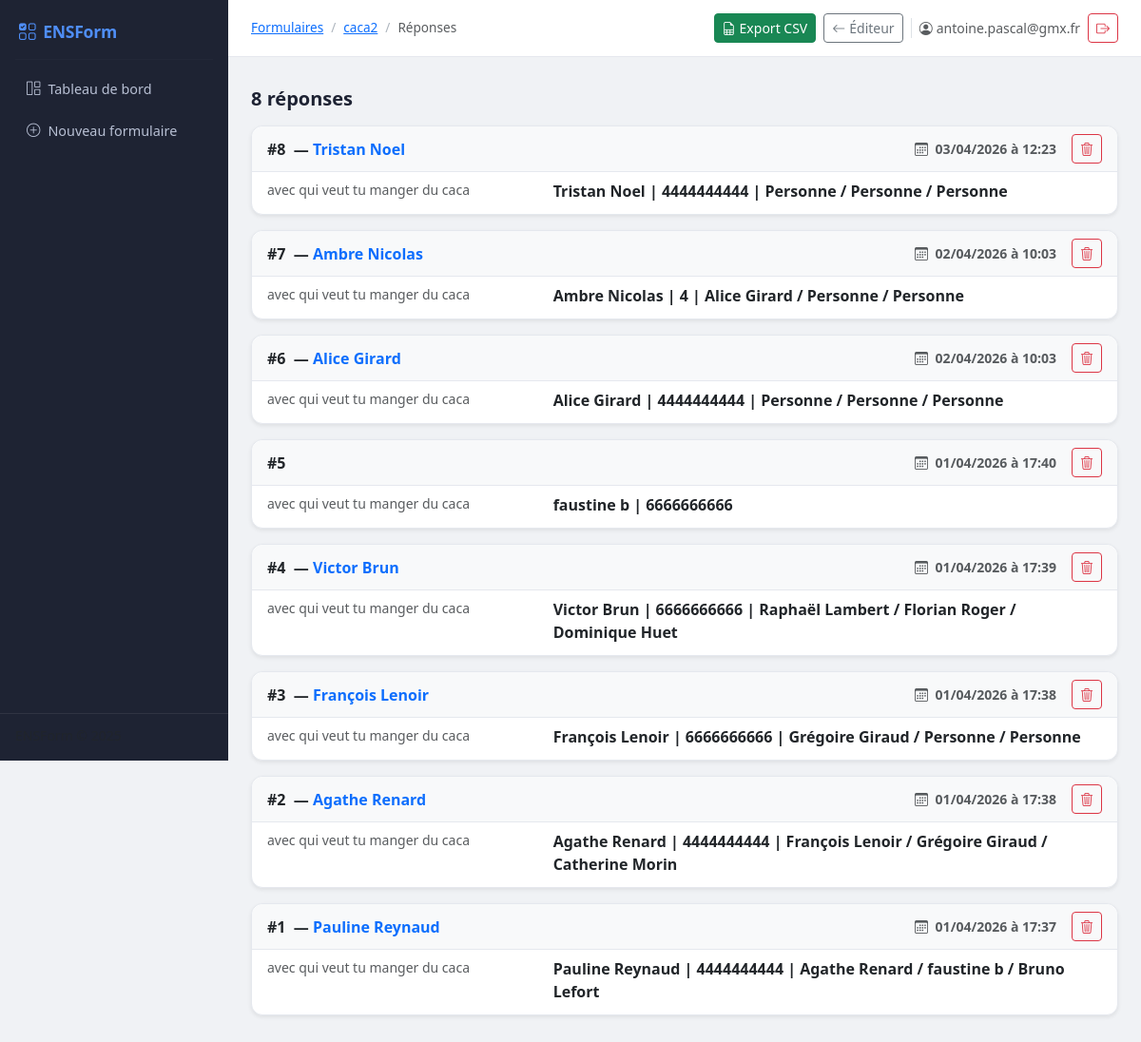
Page /admin/forms/2/responses (signed in) on the committed database.
### models.py (models this page shows, shortened)
class Form(db.Model):
    __tablename__ = "forms"
    id             = db.Column(db.Integer, primary_key=True)
    title          = db.Column(db.String(200), nullable=False)
    description    = db.Column(db.Text, default="")
    slug           = db.Column(db.String(200), nullable=False)
    public_id      = db.Column(db.String(10), unique=True, nullable=True)
    created_at     = db.Column(db.DateTime, default=datetime.utcnow)
    updated_at     = db.Column(db.DateTime, default=datetime.utcnow)
    is_published   = db.Column(db.Boolean, default=False)
    allow_multiple = db.Column(db.Boolean, default=True)
    owner_id       = db.Column(db.Integer, db.ForeignKey("admin_users.id"), nullable=True)
    owner          = db.relationship("AdminUser", backref="forms")
    questions    = db.relationship(
        "Question", back_populates="form",
        cascade="all, delete-orphan",
        order_by="Question.order", lazy=True,
    )
    responses    = db.relationship(
        "Response", back_populates="form",
        cascade="all, delete-orphan", lazy=True,
    )
    participants = db.relationship(
        "GroupParticipant", back_populates="form",
        cascade="all, delete-orphan", lazy=True,
    )

class AdminUser(UserMixin, db.Model):
    __tablename__ = "admin_users"
    id                = db.Column(db.Integer, primary_key=True)
    email             = db.Column(db.String(255), unique=True, nullable=False, index=True)
    password_hash     = db.Column(db.String(255), nullable=False)
    is_verified       = db.Column(db.Boolean, default=False, nullable=False)
    created_at        = db.Column(db.DateTime, default=lambda: datetime.now(timezone.utc), nullable=False)
    last_login_at     = db.Column(db.DateTime, nullable=True)
    verify_code_hash  = db.Column(db.String(255), nullable=True)
    verify_expires_at = db.Column(db.DateTime, nullable=True)
    verify_sent_at    = db.Column(db.DateTime, nullable=True)
    failed_attempts   = db.Column(db.Integer, default=0, nullable=False)
    locked_until      = db.Column(db.DateTime, nullable=True)
    @property
    def is_active(self):
        return self.is_verified

class Response(db.Model):
    __tablename__ = "responses"
    id              = db.Column(db.Integer, primary_key=True)
    form_id         = db.Column(db.Integer, db.ForeignKey("forms.id"), nullable=False)
    submitted_at    = db.Column(db.DateTime, default=datetime.utcnow)
    fingerprint     = db.Column(db.String(64), index=True)
    respondent_name = db.Column(db.String(200))
    form    = db.relationship("Form", back_populates="responses")
    answers = db.relationship(
        "Answer", back_populates="response",
        cascade="all, delete-orphan", lazy=True,
    )

class Question(db.Model):
    __tablename__ = "questions"
    id          = db.Column(db.Integer, primary_key=True)
    form_id     = db.Column(db.Integer, db.ForeignKey("forms.id"), nullable=False)
    order       = db.Column(db.Integer, default=0)
    qtype       = db.Column(db.String(50), nullable=False, default="text")
    label       = db.Column(db.String(500), nullable=False, default="Nouvelle question")
    description = db.Column(db.Text, default="")
    required    = db.Column(db.Boolean, default=False)
    _options    = db.Column("options", db.Text, default="[]")
    _config     = db.Column("config",  db.Text, default="{}")
    form    = db.relationship("Form", back_populates="questions")
    answers = db.relationship(
        "Answer", back_populates="question",
        cascade="all, delete-orphan", lazy=True,
    )
    @property
    def options(self):
        try:
            return json.loads(self._options or "[]")
        except Exception:
            return []
    @options.setter
    def options(self, value):
        self._options = json.dumps(value or [])
    @property
    def config(self):
        try:
            return json.loads(self._config or "{}")
        except Exception:
            return {}
    @config.setter
    def config(self, value):
        self._config = json.dumps(value or {})

### routes/admin.py (the view)
@bp.route("/admin/forms/<int:form_id>/responses")
@login_required
def admin_form_responses(form_id):
    form = get_form_with_access(form_id, "reader")
    responses = (
        Response.query
        .filter_by(form_id=form_id)
        .order_by(Response.submitted_at.desc())
        .all()
    )
    return render_template(
        "admin/responses.html",
        form=form,
        responses=responses,
        decode_value=decode_value,
    )

### app.py (called while the page is built)
@login_manager.user_loader
def _load_user(user_id: str):
    return AdminUser.query.get(int(user_id))

### helpers.py (called while the page is built, shortened)
def _csrf_token() -> str:
    if "_csrf" not in session:
        session["_csrf"] = secrets.token_hex(32)
    return session["_csrf"]

def login_required(f):
    @wraps(f)
    def decorated(*args, **kwargs):
        if not current_app.config.get("AUTH_ENABLED", True):
            return f(*args, **kwargs)
        result = _flask_login_required(f)(*args, **kwargs)
        if current_user.is_authenticated and not current_user.is_verified:
            logout_user()
            session.clear()
            flash("Veuillez vérifier votre adresse e-mail.", "warning")
            return redirect(url_for("auth.auth_login"))
        return result
    return decorated

def user_form_role(form):
    if not current_app.config.get("AUTH_ENABLED", True):
        return "owner"
    if not current_user.is_authenticated:
        return None
    admin_id = os.environ.get("ADMIN_ID", "")
    if admin_id and current_user.email == admin_id:
        return "admin"
    if form.owner_id is None or form.owner_id == current_user.id:
        return "owner"

def get_form_with_access(form_id: int, min_role="reader"):
    form = Form.query.get_or_404(form_id)
    role = user_form_role(form)
    if role is None or _ROLE_LEVEL.get(role, -1) < _ROLE_LEVEL.get(min_role, 0):
        abort(403)
    return form

### templates/admin/responses.html (shortened to what this page needs)
{% extends "base.html" %}
{% block topbar_title %}
  <nav aria-label="breadcrumb">
    <ol class="breadcrumb mb-0">
      <li class="breadcrumb-item"><a href="{{ url_for('admin.admin_dashboard') }}">Formulaires</a></li>
      <li class="breadcrumb-item"><a href="{{ url_for('admin.admin_form_builder', form_id=form.id) }}">{{ form.title }}</a></li>
      <li class="breadcrumb-item active">Réponses</li>
    </ol>
  </nav>
{% endblock %}
{% block topbar_actions %}
  <div class="d-flex gap-2">
    <a href="{{ url_for('admin.admin_form_export_csv', form_id=form.id) }}"
       class="btn btn-sm btn-success">
      <i class="bi bi-file-earmark-spreadsheet me-1"></i>Export CSV
    </a>
    <a href="{{ url_for('admin.admin_form_builder', form_id=form.id) }}"
       class="btn btn-sm btn-outline-secondary">
      <i class="bi bi-arrow-left me-1"></i>Éditeur
    </a>
  </div>
{% endblock %}
{% block content %}
<div class="mt-3">
  <div class="d-flex align-items-center mb-3 gap-3">
    <h5 class="mb-0 fw-semibold">{{ responses|length }} réponse{{ 's' if responses|length != 1 }}</h5>
  </div>
  {% if not responses %}
    <div class="text-center py-5 text-muted">
      <i class="bi bi-inbox display-3"></i>
      <p class="mt-2">Aucune réponse pour l'instant.</p>
    </div>
  {% else %}
    {% for resp in responses %}
      <div class="card shadow-sm mb-3">
        <div class="card-header d-flex justify-content-between align-items-center bg-light">
          <div>
            <strong>#{{ resp.id }}</strong>
            {% if resp.respondent_name %}
              &nbsp;—&nbsp;<span class="text-primary fw-semibold">{{ resp.respondent_name }}</span>
            {% endif %}
          </div>
          <div class="d-flex align-items-center gap-3">
            <small class="text-muted">
              <i class="bi bi-calendar3 me-1"></i>
              {{ resp.submitted_at.strftime('%d/%m/%Y à %H:%M') }}
            </small>
            <form method="post"
                  action="{{ url_for('admin.admin_response_delete', form_id=form.id, response_id=resp.id) }}"
                  onsubmit="return confirm('Supprimer cette réponse ?')">
              <button class="btn btn-sm btn-outline-danger" type="submit">
                <i class="bi bi-trash3"></i>
              </button>
            </form>
          </div>
        </div>
        <div class="card-body py-2">
          <dl class="row mb-0">
            {% set answers_by_qid = {} %}
            {% for q in form.questions %}
              <dt class="col-sm-4 text-muted fw-normal small">{{ q.label }}</dt>
              <dd class="col-sm-8 mb-1">
                {% set val = decode_value(answers_by_qid.get(q.id, '')) %}
                {% if val %}
                  <span class="fw-semibold">{{ val }}</span>
                {% else %}
                  <span class="text-muted fst-italic">—</span>
                {% endif %}
              </dd>
            {% endfor %}
          </dl>
        </div>
      </div>
    {% endfor %}
  {% endif %}
</div>
{% endblock %}

### templates/base.html (shortened to what this page needs)
<!doctype html>
<html lang="fr">
<head>
  <link rel="stylesheet"
        href="https://cdn.jsdelivr.net/npm/bootstrap@5.3.3/dist/css/bootstrap.min.css"/>
  <link rel="stylesheet"
        href="https://cdn.jsdelivr.net/npm/bootstrap-icons@1.11.3/font/bootstrap-icons.min.css"/>
  <link rel="stylesheet" href="{{ url_for('static', filename='css/style.css') }}"/>
</head>
<body>
<nav class="sidebar d-flex flex-column" id="sidebar">
  <a class="sidebar-brand" href="{{ url_for('admin.admin_dashboard') }}">
    <i class="bi bi-ui-checks-grid me-2"></i>ENSForm
  </a>
  <hr class="sidebar-divider"/>
  <ul class="nav flex-column flex-grow-1">
    <li class="nav-item">
      <a class="nav-link {% if request.endpoint == 'admin_dashboard' %}active{% endif %}"
         href="{{ url_for('admin.admin_dashboard') }}">
        <i class="bi bi-grid-1x2 me-2"></i>Tableau de bord
      </a>
    </li>
    <li class="nav-item">
      <a class="nav-link" href="{{ url_for('admin.admin_form_new') }}">
        <i class="bi bi-plus-circle me-2"></i>Nouveau formulaire
      </a>
    </li>
  </ul>
  <div class="sidebar-footer text-muted small px-3 pb-3">
  </div>
</nav>
<div class="main-content">
  <header class="topbar d-flex align-items-center px-4">
    <div class="flex-grow-1 min-w-0">{% block topbar_title %}{% endblock %}</div>
    <div class="topbar-actions-scroll d-flex align-items-center gap-2 flex-shrink-0">
      {% block topbar_actions %}{% endblock %}
      {% if current_user.is_authenticated %}
        <span class="text-muted small d-none d-md-inline border-start ps-2">
          <i class="bi bi-person-circle me-1"></i>{{ current_user.email }}
        </span>
        <form method="post" action="{{ url_for('auth.auth_logout') }}" class="d-inline">
          <button type="submit" class="btn btn-sm btn-outline-danger"
                  title="Déconnexion">
            <i class="bi bi-box-arrow-right"></i>
          </button>
        </form>
      {% endif %}
    </div>
  </header>
  <div class="px-4 pt-3">
  </div>
  <main class="px-4 pb-5">
    {% block content %}{% endblock %}
  </main>
</div>
</body>
</html>

### static/css/style.css (style rules this page uses)
:root { --sidebar-width: 240px; --topbar-height: 60px; --color-primary: #4f8ef7; --color-accent: #6d5cdf; --color-bg: #f0f2f5; --color-sidebar: #1e2333; --color-sidebar-text: #b8c0d4; --color-sidebar-active: #4f8ef7; }
*, *::before, *::after { box-sizing: border-box; }
body { margin: 0; font-family: 'Segoe UI', system-ui, -apple-system, sans-serif; background: var(--color-bg); color: #1e2333; }
.sidebar { position: fixed; top: 0; left: 0; width: var(--sidebar-width); height: 100vh; background: var(--color-sidebar); color: var(--color-sidebar-text); z-index: 1046; overflow-y: auto; transition: transform .25s ease; }
.sidebar-brand { display: flex; align-items: center; padding: 1.25rem 1.25rem 1rem; font-size: 1.1rem; font-weight: 700; color: white; text-decoration: none; letter-spacing: -.3px; }
.sidebar-divider { border-color: rgba(255,255,255,.08); margin: 0 1rem .5rem; }
.sidebar .nav-link { color: var(--color-sidebar-text); padding: .55rem 1.25rem; border-radius: .5rem; margin: .15rem .5rem; font-size: .9rem; transition: background .15s, color .15s; }
.sidebar-footer { border-top: 1px solid rgba(255,255,255,.08); padding-top: .75rem; margin-top: auto; }
.main-content { margin-left: var(--sidebar-width); min-height: 100vh; display: flex; flex-direction: column; }
.topbar { height: var(--topbar-height); background: white; border-bottom: 1px solid #e5e8ee; position: sticky; top: 0; z-index: 1030; gap: .75rem; min-width: 0; }
.topbar-actions-scroll { flex-shrink: 0; max-width: 100%; overflow-x: auto; overflow-y: hidden; -webkit-overflow-scrolling: touch; scrollbar-width: thin; }
.topbar-actions-scroll .d-flex { flex-wrap: nowrap; }
.card { border: 1px solid #e5e8ee; border-radius: .75rem; }
.card-header { border-radius: .75rem .75rem 0 0 !important; border-bottom: 1px solid #e5e8ee; font-weight: 600; }
.breadcrumb { font-size: .85rem; }
.breadcrumb-item + .breadcrumb-item::before { color: #adb5bd; }

### rows in the picture
Form: title "caca2"
AdminUser: email "antoine.pascal@gmx.fr"
Response: id "8", respondent_name "Tristan Noel", submitted_at "03/04/2026 à 12:23"
Question: label "avec qui veut tu manger du caca", val "Tristan Noel | 4444444444 | Personne / Personne / Personne", val "Ambre Nicolas | 4 | Alice Girard / Personne / Personne", val "Alice Girard | 4444444444 | Personne / Personne / Personne", val "faustine b | 6666666666", val "Victor Brun | 6666666666 | Raphaël Lambert / Florian Roger / Dominique Huet", val "François Lenoir | 6666666666 | Grégoire Giraud / Personne / Personne", val "Agathe Renard | 4444444444 | François Lenoir / Grégoire Giraud / Catherine Morin", val "Pauline Reynaud | 4444444444 | Agathe Renard / faustine b / Bruno Lefort"
Response: id "7", respondent_name "Ambre Nicolas", submitted_at "02/04/2026 à 10:03"
Response: id "6", respondent_name "Alice Girard", submitted_at "02/04/2026 à 10:03"
Response: id "5", submitted_at "01/04/2026 à 17:40"
Response: id "4", respondent_name "Victor Brun", submitted_at "01/04/2026 à 17:39"
Response: id "3", respondent_name "François Lenoir", submitted_at "01/04/2026 à 17:38"
Response: id "2", respondent_name "Agathe Renard", submitted_at "01/04/2026 à 17:38"
Response: id "1", respondent_name "Pauline Reynaud", submitted_at "01/04/2026 à 17:37"

### other values in the picture
{{ responses|length }} "8"
{{ 's' if responses|length != 1 }} "s"
